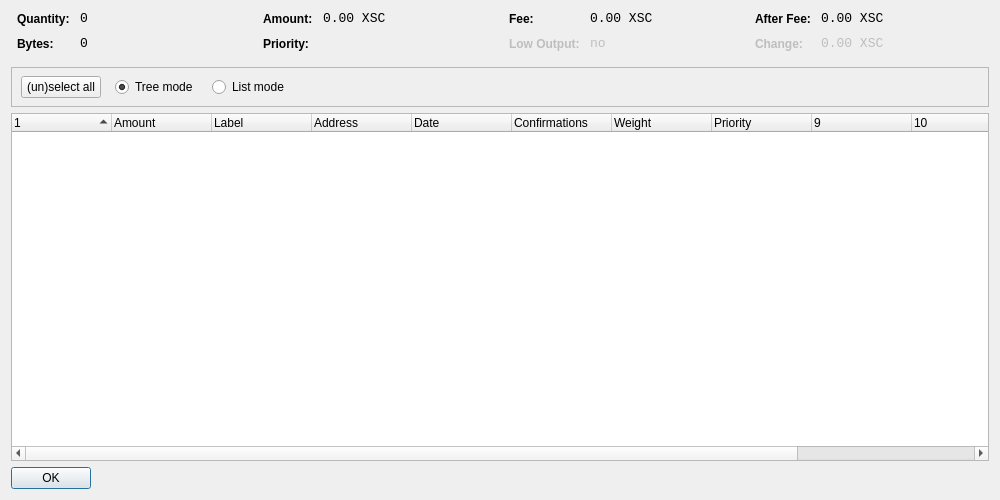
<?xml version="1.0" encoding="UTF-8"?>
<ui version="4.0">
 <class>CoinControlDialog</class>
 <widget class="QWidget" name="CoinControlDialog">
  <property name="geometry">
   <rect>
    <x>0</x>
    <y>0</y>
    <width>1000</width>
    <height>500</height>
   </rect>
  </property>
  <property name="windowTitle">
   <string>Coin Control</string>
  </property>
  <layout class="QVBoxLayout" name="verticalLayout">
   <item>
    <layout class="QHBoxLayout" name="horizontalLayoutTop" stretch="0,0,0,0">
     <property name="topMargin">
      <number>0</number>
     </property>
     <property name="bottomMargin">
      <number>10</number>
     </property>
     <item>
      <layout class="QFormLayout" name="formLayoutCoinControl1">
       <property name="horizontalSpacing">
        <number>10</number>
       </property>
       <property name="verticalSpacing">
        <number>10</number>
       </property>
       <property name="leftMargin">
        <number>6</number>
       </property>
       <property name="rightMargin">
        <number>6</number>
       </property>
       <item row="0" column="0">
        <widget class="QLabel" name="labelCoinControlQuantityText">
         <property name="styleSheet">
          <string notr="true">font-weight:bold;</string>
         </property>
         <property name="text">
          <string>Quantity:</string>
         </property>
        </widget>
       </item>
       <item row="0" column="1">
        <widget class="QLabel" name="labelCoinControlQuantity">
         <property name="font">
          <font>
           <family>Monospace</family>
           <pointsize>10</pointsize>
          </font>
         </property>
         <property name="cursor">
          <cursorShape>IBeamCursor</cursorShape>
         </property>
         <property name="contextMenuPolicy">
          <enum>Qt::ActionsContextMenu</enum>
         </property>
         <property name="text">
          <string notr="true">0</string>
         </property>
         <property name="textInteractionFlags">
          <set>Qt::LinksAccessibleByMouse|Qt::TextSelectableByKeyboard|Qt::TextSelectableByMouse</set>
         </property>
        </widget>
       </item>
       <item row="1" column="0">
        <widget class="QLabel" name="labelCoinControlBytesText">
         <property name="styleSheet">
          <string notr="true">font-weight:bold;</string>
         </property>
         <property name="text">
          <string>Bytes:</string>
         </property>
        </widget>
       </item>
       <item row="1" column="1">
        <widget class="QLabel" name="labelCoinControlBytes">
         <property name="font">
          <font>
           <family>Monospace</family>
           <pointsize>10</pointsize>
          </font>
         </property>
         <property name="cursor">
          <cursorShape>IBeamCursor</cursorShape>
         </property>
         <property name="contextMenuPolicy">
          <enum>Qt::ActionsContextMenu</enum>
         </property>
         <property name="text">
          <string notr="true">0</string>
         </property>
         <property name="textInteractionFlags">
          <set>Qt::LinksAccessibleByMouse|Qt::TextSelectableByKeyboard|Qt::TextSelectableByMouse</set>
         </property>
        </widget>
       </item>
      </layout>
     </item>
     <item>
      <layout class="QFormLayout" name="formLayoutCoinControl2">
       <property name="horizontalSpacing">
        <number>10</number>
       </property>
       <property name="verticalSpacing">
        <number>10</number>
       </property>
       <property name="leftMargin">
        <number>6</number>
       </property>
       <property name="rightMargin">
        <number>6</number>
       </property>
       <item row="0" column="0">
        <widget class="QLabel" name="labelCoinControlAmountText">
         <property name="styleSheet">
          <string notr="true">font-weight:bold;</string>
         </property>
         <property name="text">
          <string>Amount:</string>
         </property>
        </widget>
       </item>
       <item row="0" column="1">
        <widget class="QLabel" name="labelCoinControlAmount">
         <property name="font">
          <font>
           <family>Monospace</family>
           <pointsize>10</pointsize>
          </font>
         </property>
         <property name="cursor">
          <cursorShape>IBeamCursor</cursorShape>
         </property>
         <property name="contextMenuPolicy">
          <enum>Qt::ActionsContextMenu</enum>
         </property>
         <property name="text">
          <string notr="true">0.00 XSC</string>
         </property>
         <property name="textInteractionFlags">
          <set>Qt::LinksAccessibleByMouse|Qt::TextSelectableByKeyboard|Qt::TextSelectableByMouse</set>
         </property>
        </widget>
       </item>
       <item row="1" column="0">
        <widget class="QLabel" name="labelCoinControlPriorityText">
         <property name="styleSheet">
          <string notr="true">font-weight:bold;</string>
         </property>
         <property name="text">
          <string>Priority:</string>
         </property>
        </widget>
       </item>
       <item row="1" column="1">
        <widget class="QLabel" name="labelCoinControlPriority">
         <property name="font">
          <font>
           <family>Monospace</family>
           <pointsize>10</pointsize>
          </font>
         </property>
         <property name="cursor">
          <cursorShape>IBeamCursor</cursorShape>
         </property>
         <property name="contextMenuPolicy">
          <enum>Qt::ActionsContextMenu</enum>
         </property>
         <property name="text">
          <string/>
         </property>
         <property name="textInteractionFlags">
          <set>Qt::LinksAccessibleByMouse|Qt::TextSelectableByKeyboard|Qt::TextSelectableByMouse</set>
         </property>
        </widget>
       </item>
      </layout>
     </item>
     <item>
      <layout class="QFormLayout" name="formLayoutCoinControl3">
       <property name="horizontalSpacing">
        <number>10</number>
       </property>
       <property name="verticalSpacing">
        <number>10</number>
       </property>
       <property name="leftMargin">
        <number>6</number>
       </property>
       <property name="rightMargin">
        <number>6</number>
       </property>
       <item row="0" column="0">
        <widget class="QLabel" name="labelCoinControlFeeText">
         <property name="styleSheet">
          <string notr="true">font-weight:bold;</string>
         </property>
         <property name="text">
          <string>Fee:</string>
         </property>
        </widget>
       </item>
       <item row="0" column="1">
        <widget class="QLabel" name="labelCoinControlFee">
         <property name="font">
          <font>
           <family>Monospace</family>
           <pointsize>10</pointsize>
          </font>
         </property>
         <property name="cursor">
          <cursorShape>IBeamCursor</cursorShape>
         </property>
         <property name="contextMenuPolicy">
          <enum>Qt::ActionsContextMenu</enum>
         </property>
         <property name="text">
          <string notr="true">0.00 XSC</string>
         </property>
         <property name="textInteractionFlags">
          <set>Qt::LinksAccessibleByMouse|Qt::TextSelectableByKeyboard|Qt::TextSelectableByMouse</set>
         </property>
        </widget>
       </item>
       <item row="1" column="0">
        <widget class="QLabel" name="labelCoinControlLowOutputText">
         <property name="enabled">
          <bool>false</bool>
         </property>
         <property name="styleSheet">
          <string notr="true">font-weight:bold;</string>
         </property>
         <property name="text">
          <string>Low Output:</string>
         </property>
        </widget>
       </item>
       <item row="1" column="1">
        <widget class="QLabel" name="labelCoinControlLowOutput">
         <property name="enabled">
          <bool>false</bool>
         </property>
         <property name="font">
          <font>
           <family>Monospace</family>
           <pointsize>10</pointsize>
          </font>
         </property>
         <property name="cursor">
          <cursorShape>IBeamCursor</cursorShape>
         </property>
         <property name="contextMenuPolicy">
          <enum>Qt::ActionsContextMenu</enum>
         </property>
         <property name="text">
          <string>no</string>
         </property>
         <property name="textInteractionFlags">
          <set>Qt::LinksAccessibleByMouse|Qt::TextSelectableByKeyboard|Qt::TextSelectableByMouse</set>
         </property>
        </widget>
       </item>
      </layout>
     </item>
     <item>
      <layout class="QFormLayout" name="formLayoutCoinControl4">
       <property name="horizontalSpacing">
        <number>10</number>
       </property>
       <property name="verticalSpacing">
        <number>10</number>
       </property>
       <property name="leftMargin">
        <number>6</number>
       </property>
       <property name="rightMargin">
        <number>6</number>
       </property>
       <item row="0" column="0">
        <widget class="QLabel" name="labelCoinControlAfterFeeText">
         <property name="styleSheet">
          <string notr="true">font-weight:bold;</string>
         </property>
         <property name="text">
          <string>After Fee:</string>
         </property>
        </widget>
       </item>
       <item row="0" column="1">
        <widget class="QLabel" name="labelCoinControlAfterFee">
         <property name="font">
          <font>
           <family>Monospace</family>
           <pointsize>10</pointsize>
          </font>
         </property>
         <property name="cursor">
          <cursorShape>IBeamCursor</cursorShape>
         </property>
         <property name="contextMenuPolicy">
          <enum>Qt::ActionsContextMenu</enum>
         </property>
         <property name="text">
          <string notr="true">0.00 XSC</string>
         </property>
         <property name="textInteractionFlags">
          <set>Qt::LinksAccessibleByMouse|Qt::TextSelectableByKeyboard|Qt::TextSelectableByMouse</set>
         </property>
        </widget>
       </item>
       <item row="1" column="0">
        <widget class="QLabel" name="labelCoinControlChangeText">
         <property name="enabled">
          <bool>false</bool>
         </property>
         <property name="styleSheet">
          <string notr="true">font-weight:bold;</string>
         </property>
         <property name="text">
          <string>Change:</string>
         </property>
        </widget>
       </item>
       <item row="1" column="1">
        <widget class="QLabel" name="labelCoinControlChange">
         <property name="enabled">
          <bool>false</bool>
         </property>
         <property name="font">
          <font>
           <family>Monospace</family>
           <pointsize>10</pointsize>
          </font>
         </property>
         <property name="cursor">
          <cursorShape>IBeamCursor</cursorShape>
         </property>
         <property name="contextMenuPolicy">
          <enum>Qt::ActionsContextMenu</enum>
         </property>
         <property name="text">
          <string notr="true">0.00 XSC</string>
         </property>
         <property name="textInteractionFlags">
          <set>Qt::LinksAccessibleByMouse|Qt::TextSelectableByKeyboard|Qt::TextSelectableByMouse</set>
         </property>
        </widget>
       </item>
      </layout>
     </item>
    </layout>
   </item>
   <item>
    <widget class="QFrame" name="frame">
     <property name="minimumSize">
      <size>
       <width>0</width>
       <height>40</height>
      </size>
     </property>
     <property name="frameShape">
      <enum>QFrame::StyledPanel</enum>
     </property>
     <property name="frameShadow">
      <enum>QFrame::Sunken</enum>
     </property>
     <widget class="QWidget" name="horizontalLayoutWidget">
      <property name="geometry">
       <rect>
        <x>10</x>
        <y>0</y>
        <width>781</width>
        <height>41</height>
       </rect>
      </property>
      <layout class="QHBoxLayout" name="horizontalLayoutPanel" stretch="0,0,0,0">
       <property name="spacing">
        <number>14</number>
       </property>
       <item>
        <widget class="QPushButton" name="pushButtonSelectAll">
         <property name="sizePolicy">
          <sizepolicy hsizetype="Maximum" vsizetype="Fixed">
           <horstretch>0</horstretch>
           <verstretch>0</verstretch>
          </sizepolicy>
         </property>
         <property name="text">
          <string>(un)select all</string>
         </property>
        </widget>
       </item>
       <item>
        <widget class="QRadioButton" name="radioTreeMode">
         <property name="sizePolicy">
          <sizepolicy hsizetype="Maximum" vsizetype="Fixed">
           <horstretch>0</horstretch>
           <verstretch>0</verstretch>
          </sizepolicy>
         </property>
         <property name="text">
          <string>Tree mode</string>
         </property>
         <property name="checked">
          <bool>true</bool>
         </property>
        </widget>
       </item>
       <item>
        <widget class="QRadioButton" name="radioListMode">
         <property name="sizePolicy">
          <sizepolicy hsizetype="Maximum" vsizetype="Fixed">
           <horstretch>0</horstretch>
           <verstretch>0</verstretch>
          </sizepolicy>
         </property>
         <property name="text">
          <string>List mode</string>
         </property>
        </widget>
       </item>
       <item>
        <spacer name="horizontalSpacer">
         <property name="orientation">
          <enum>Qt::Horizontal</enum>
         </property>
         <property name="sizeHint" stdset="0">
          <size>
           <width>40</width>
           <height>20</height>
          </size>
         </property>
        </spacer>
       </item>
      </layout>
     </widget>
    </widget>
   </item>
   <item>
    <widget class="CoinControlTreeWidget" name="treeWidget">
     <property name="contextMenuPolicy">
      <enum>Qt::CustomContextMenu</enum>
     </property>
     <property name="sortingEnabled">
      <bool>false</bool>
     </property>
     <property name="columnCount">
      <number>12</number>
     </property>
     <attribute name="headerShowSortIndicator" stdset="0">
      <bool>true</bool>
     </attribute>
     <attribute name="headerStretchLastSection">
      <bool>false</bool>
     </attribute>
     <column>
      <property name="text">
       <string/>
      </property>
     </column>
     <column>
      <property name="text">
       <string>Amount</string>
      </property>
     </column>
     <column>
      <property name="text">
       <string>Label</string>
      </property>
     </column>
     <column>
      <property name="text">
       <string>Address</string>
      </property>
     </column>
     <column>
      <property name="text">
       <string>Date</string>
      </property>
     </column>
     <column>
      <property name="text">
       <string>Confirmations</string>
      </property>
      <property name="toolTip">
       <string>Confirmed</string>
      </property>
     </column>
     <column>
      <property name="text">
       <string>Weight</string>
      </property>
     </column>
     <column>
      <property name="text">
       <string>Priority</string>
      </property>
     </column>
     <column>
      <property name="text">
       <string/>
      </property>
     </column>
     <column>
      <property name="text">
       <string/>
      </property>
     </column>
     <column>
      <property name="text">
       <string/>
      </property>
     </column>
     <column>
      <property name="text">
       <string/>
      </property>
     </column>
    </widget>
   </item>
   <item>
    <widget class="QDialogButtonBox" name="buttonBox">
     <property name="sizePolicy">
      <sizepolicy hsizetype="Maximum" vsizetype="Fixed">
       <horstretch>0</horstretch>
       <verstretch>0</verstretch>
      </sizepolicy>
     </property>
     <property name="orientation">
      <enum>Qt::Horizontal</enum>
     </property>
     <property name="standardButtons">
      <set>QDialogButtonBox::Ok</set>
     </property>
    </widget>
   </item>
  </layout>
 </widget>
 <customwidgets>
  <customwidget>
   <class>CoinControlTreeWidget</class>
   <extends>QTreeWidget</extends>
   <header>coincontroltreewidget.h</header>
  </customwidget>
 </customwidgets>
 <resources/>
 <connections/>
</ui>
